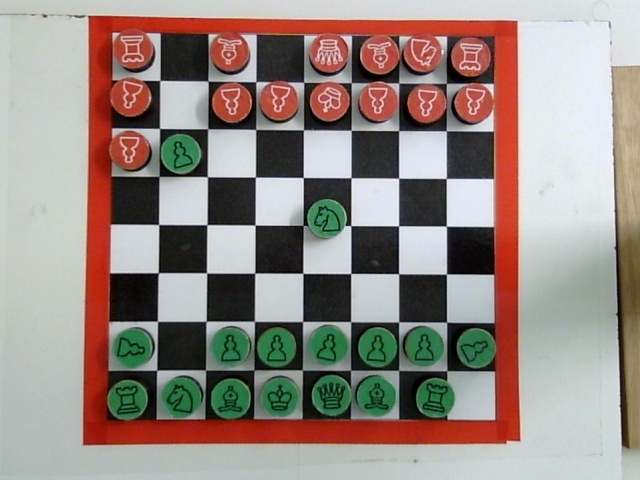
#> input picture server/after.jpg, 640 x 480 px
$ python diff.py
#> lines starting #> are read from the running program, lines starting #| are printed output that depends on the picture; after the words box and inside, x2 and y2 are one past the last pixel; in counts of white or black regions, pixels touching at a corner belong together
import cv2
import numpy as np

def detect_red_regions(image):
    # Convert to HSV color space
    hsv = cv2.cvtColor(image, cv2.COLOR_BGR2HSV)

    # Define HSV ranges for the color red (two regions in HSV)
    lower_red1 = np.array([0, 100, 100])
    upper_red1 = np.array([10, 255, 255])

    lower_red2 = np.array([160, 100, 100])
    upper_red2 = np.array([179, 255, 255])

    # Create binary masks for both red regions
    mask1 = cv2.inRange(hsv, lower_red1, upper_red1)
    mask2 = cv2.inRange(hsv, lower_red2, upper_red2)

    # Combine both masks using logical OR
    red_mask = cv2.bitwise_or(mask1, mask2)

    return red_mask

def find_largest_red_border(mask):
    # Find contours in the mask
    contours, _ = cv2.findContours(mask, cv2.RETR_EXTERNAL, cv2.CHAIN_APPROX_SIMPLE)

    largest_area = 0
    border_contour = None

    for contour in contours:
        perimeter = cv2.arcLength(contour, True)
        approx = cv2.approxPolyDP(contour, 0.02 * perimeter, True)

        # Look for 4-sided shapes (quadrilaterals)
        if len(approx) == 4:
            area = cv2.contourArea(approx)
            if area > largest_area:
                largest_area = area
                border_contour = approx

    if border_contour is None:
        raise Exception("❌ Red border not detected.")

    return border_contour

def order_points(points):
    """
    Orders 4 points in the following order:
    top-left, top-right, bottom-right, bottom-left.

    Parameters:
        points: NumPy array with shape (4, 1, 2) or (4, 2)

    Returns:
        A NumPy array of shape (4, 2) with ordered points
    """
    points = points.reshape(4, 2)

    # Sum and difference of x + y to help find corners
    sum_coords = points.sum(axis=1)
    diff_coords = np.diff(points, axis=1)

    top_left = points[np.argmin(sum_coords)]
    bottom_right = points[np.argmax(sum_coords)]
    top_right = points[np.argmin(diff_coords)]
    bottom_left = points[np.argmax(diff_coords)]

    return np.array([top_left, top_right, bottom_right, bottom_left], dtype="float32")

def warp_perspective(image, src_points, width=800, height=800):
    """
    Applies a perspective transformation to an image based on 4 source points.

    Parameters:
        image: Original BGR image
        src_points: 4 ordered corner points (top-left, top-right, bottom-right, bottom-left)
        width: Width of the output warped image
        height: Height of the output warped image

    Returns:
        The warped BGR image
    """
    dst_points = np.array([
        [0, 0],
        [width - 1, 0],
        [width - 1, height - 1],
        [0, height - 1]
    ], dtype="float32")

    # Get the perspective transformation matrix
    matrix = cv2.getPerspectiveTransform(src_points, dst_points)

    # Warp the image using the matrix
    warped = cv2.warpPerspective(image, matrix, (width, height))
    return warped


def crop_red_border(image, border_size=40):
    """
    Crops a fixed-size red border from all sides, then resizes back
    to original image size to keep dimensions unchanged.
    """
    height, width = image.shape[:2]
    cropped = image[border_size:-border_size, border_size:-border_size]
    resized = cv2.resize(cropped, (width, height), interpolation=cv2.INTER_LINEAR)
    return resized

def crop_red_border_custom(image, top=40, bottom=20, left=40, right=40):
    """
    Crops a custom border from each side, then resizes back to original size.
    """
    height, width = image.shape[:2]
    cropped = image[top:height - bottom, left:width - right]
    resized = cv2.resize(cropped, (width, height), interpolation=cv2.INTER_LINEAR)
    return resized


def preprocess_diff(gray1, gray2, blur_ksize=(9,9), threshold_val=60, morph_kernel_size=(5,5)):
    """
    Takes two grayscale images, applies Gaussian blur, computes absolute difference,
    thresholds and applies morphological opening and closing.
    Returns the binary mask.
    """
    gray1_blur = cv2.GaussianBlur(gray1, blur_ksize, 0)
    gray2_blur = cv2.GaussianBlur(gray2, blur_ksize, 0)
    diff = cv2.absdiff(gray1_blur, gray2_blur)

    _, thresh = cv2.threshold(diff, threshold_val, 255, cv2.THRESH_BINARY)
    kernel = np.ones(morph_kernel_size, np.uint8)

    thresh = cv2.morphologyEx(thresh, cv2.MORPH_OPEN, kernel)
    thresh = cv2.morphologyEx(thresh, cv2.MORPH_CLOSE, kernel)

    return thresh

def draw_contours(image_rgb, binary_mask, contour_color=(255, 0, 0), thickness=2):
    """
    Finds contours in the binary mask and draws them on a copy of the input image.
    Returns the image with contours and the list of contours.
    """
    contours, _ = cv2.findContours(binary_mask, cv2.RETR_EXTERNAL, cv2.CHAIN_APPROX_SIMPLE)
    output = image_rgb.copy()
    cv2.drawContours(output, contours, -1, contour_color, thickness)
    return output, contours

def draw_centers(image_rgb, contours, min_area=2000, center_color=(255, 0, 0), radius=15):
    """
    Filters contours by minimum area, calculates their centers,
    draws filled circles on the image at those centers.
    Returns the image with centers drawn and a list of center coordinates.
    """
    output = image_rgb.copy()
    centers = []

    for cnt in contours:
        if cv2.contourArea(cnt) < min_area:
            continue

        M = cv2.moments(cnt)
        if M['m00'] > 0:
            cx = int(M['m10'] / M['m00'])
            cy = int(M['m01'] / M['m00'])
            centers.append((cx, cy))
            cv2.circle(output, (cx, cy), radius, center_color, -1)

    return output, centers


def get_changed_squares(centers, cell_width, cell_height):
    """
    Converts center coordinates (x, y) into board grid positions (row, col)
    based on cell dimensions.

    Parameters:
        centers: List of (x, y) center coordinates
        cell_width: Width of one board cell
        cell_height: Height of one board cell

    Returns:
        List of (row, col) tuples indicating changed squares
    """
    squares = []
    for cx, cy in centers:
        col = cx // cell_width
        row = cy // cell_height
        squares.append((int(row), int(col)))

    return squares

def convert_to_chess_notation(squares):
    """
    Converts a list of (row, col) positions to standard chess notation (e.g. 'e4').

    Parameters:
        squares: List of (row, col) tuples where (0,0) is top-left of the board.

    Returns:
        List of strings in chess notation.
    """
    def to_notation(row, col):
        col_letter = chr(ord('a') + col)  # a-h
        row_number = 8 - row              # 8-1
        return f"{col_letter}{row_number}"

    return [to_notation(r, c) for r, c in squares]


def diff(before, after):
    before = cv2.rotate(before, cv2.ROTATE_180)
    after = cv2.rotate(after, cv2.ROTATE_180)

    before_rgb = cv2.cvtColor(before, cv2.COLOR_BGR2RGB)
    after_rgb = cv2.cvtColor(after, cv2.COLOR_BGR2RGB)

    red_mask_before = detect_red_regions(before)
    red_mask_after = detect_red_regions(after)

    red_border_before = find_largest_red_border(red_mask_before)
    red_border_after = find_largest_red_border(red_mask_after)

    ordered_pts_before = order_points(red_border_before)
    ordered_pts_after = order_points(red_border_after)

    warped_before = warp_perspective(before_rgb, ordered_pts_before, width=800, height=800)
    warped_after = warp_perspective(after_rgb, ordered_pts_after, width=800, height=800)

    before_cropped = crop_red_border_custom(warped_before,  29, 43, 43, 43 )
    after_cropped = crop_red_border_custom(warped_after, 29, 43, 43, 43)

    before = before_cropped[:, :, ::-1].copy()
    after = after_cropped[:, :, ::-1].copy()

    height, width = before.shape[:2]

    cell_w = width // 8
    cell_h = height // 8

    thresh = preprocess_diff(before, after)

    thresh_gray = cv2.cvtColor(thresh, cv2.COLOR_BGR2GRAY)

    _, contours = draw_contours(before, thresh_gray)
    _, centers = draw_centers(before, contours)

    changed_squares = get_changed_squares(centers, cell_w, cell_h)
    return convert_to_chess_notation(changed_squares)


if __name__ == "__main__":
    before = cv2.imread("after.jpg")
#> before is the input picture: shape (480, 640, 3); mean B, G, R 131.6, 137.8, 151
    after = cv2.imread("before.jpg")
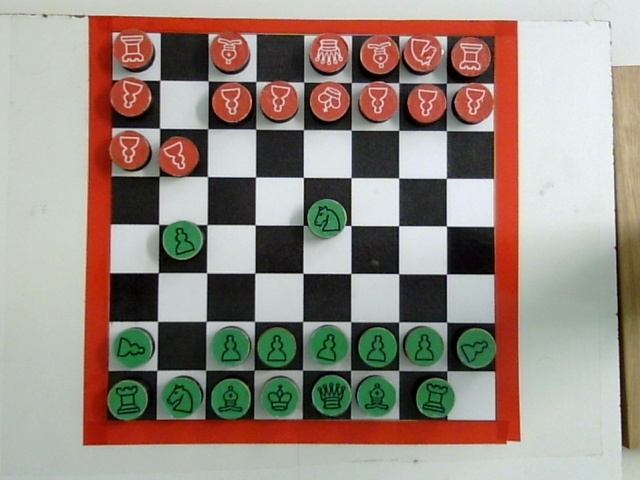
#> input picture server/before.jpg, 640 x 480 px
#> after is the input picture: shape (480, 640, 3); mean B, G, R 128.5, 138, 151.1

    print(diff(before, after))
#> in detect_red_regions, `hsv = cv2.cvtColor(image, cv2.COLOR_BGR2HSV)`: hsv: shape (480, 640, 3); mean H, S, V 65.8, 61.8, 159.7
#> in detect_red_regions, `mask1 = cv2.inRange(hsv, lower_red1, upper_red1)`:
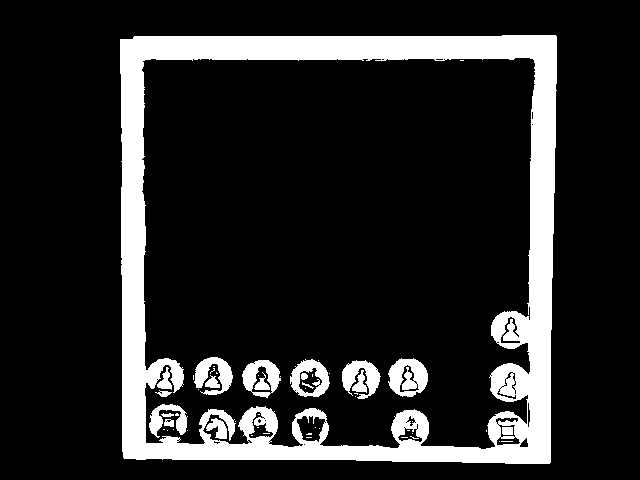
#> mask1: shape (480, 640); 15.6% white; 54 white regions (36 under 20 px), largest, box (x1, y1, x2, y2) and area: (120, 35, 557, 464) 41792, (388, 358, 428, 397) 1071, (290, 359, 330, 397) 803
#> in detect_red_regions, `mask2 = cv2.inRange(hsv, lower_red2, upper_red2)`: mask2: shape (480, 640); 0.15% white in thin lines or dots, all inside (x1, y1, x2, y2) = (142, 59, 530, 449)
#> in detect_red_regions, `red_mask = cv2.bitwise_or(mask1, mask2)`: red_mask: shape (480, 640); 15.7% white; 49 white regions (33 under 20 px), largest, box (x1, y1, x2, y2) and area: (120, 35, 557, 464) 42668, (388, 358, 428, 397) 1079, (290, 359, 330, 398) 841
#> in detect_red_regions (call 2), `hsv = cv2.cvtColor(image, cv2.COLOR_BGR2HSV)`: hsv: shape (480, 640, 3); mean H, S, V 57.7, 63.5, 159.3
#> in detect_red_regions (call 2), `mask1 = cv2.inRange(hsv, lower_red1, upper_red1)`: mask1: shape (480, 640); 16.3% white; 48 white regions (34 under 20 px), largest, box (x1, y1, x2, y2) and area: (119, 34, 557, 464) 43313, (441, 304, 482, 344) 1138, (388, 358, 428, 398) 1107
#> in detect_red_regions (call 2), `mask2 = cv2.inRange(hsv, lower_red2, upper_red2)`:
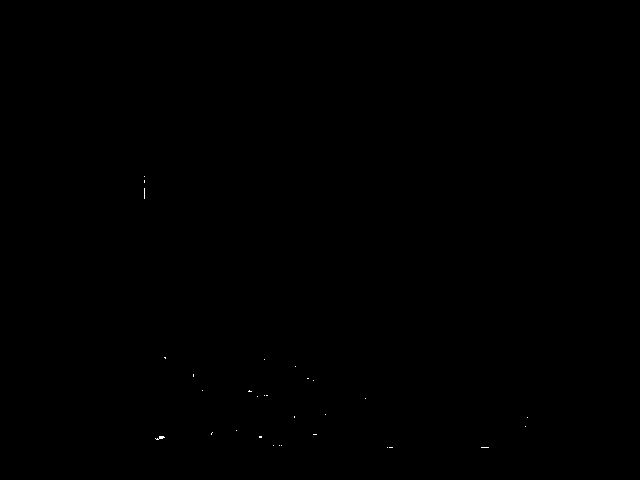
#> mask2: shape (480, 640); 0.03% white in thin lines or dots, all inside (x1, y1, x2, y2) = (144, 176, 528, 448)
#> in detect_red_regions (call 2), `red_mask = cv2.bitwise_or(mask1, mask2)`: red_mask: shape (480, 640); 16.3% white; 47 white regions (33 under 20 px)
#> in find_largest_red_border, `contours, _ = cv2.findContours(mask, cv2.RETR_EXTERNAL, cv2.CHAIN_APPR..`: contours = 1 contour; box (x1, y1, x2, y2) and area: (120, 35, 557, 464) 182772
#> the loop in find_largest_red_border, `for contour in contours:` made 1 pass
#> (perimeter, area, largest_area, border_contour) on pass 1: (1722.9, 182100.5, 182100.5, [[556, 36], [120, 39], [123, 457], [549, 463]])
#> after the loop in find_largest_red_border, `for contour in contours:`: largest_area = 182100.5
#> in diff, `red_border_before = find_largest_red_border(red_mask_before)`: red_border_before = [[556, 36], [120, 39], [123, 457], [549, 463]]
#> in find_largest_red_border (call 2), `contours, _ = cv2.findContours(mask, cv2.RETR_EXTERNAL, cv2.CHAIN_APPR..`: contours = 1 contour; box (x1, y1, x2, y2) and area: (119, 34, 557, 464) 183023
#> the loop in find_largest_red_border (call 2), `for contour in contours:` made 1 pass
#> (perimeter, area, largest_area, border_contour) on pass 1: (1734.5, 182315, 182315, [[556, 36], [120, 39], [123, 458], [549, 463]])
#> in diff, `red_border_after = find_largest_red_border(red_mask_after)`: red_border_after = [[556, 36], [120, 39], [123, 458], [549, 463]]
#> in order_points, `points = points.reshape(4, 2)`: points = [[556, 36], [120, 39], [123, 457], [549, 463]]
#> in order_points, `sum_coords = points.sum(axis=1)`: sum_coords = [592, 159, 580, 1012]
#> in order_points, `diff_coords = np.diff(points, axis=1)`: diff_coords = [-520, -81, 334, -86]
#> in order_points, `top_left = points[np.argmin(sum_coords)]`: top_left = [120, 39]
#> in order_points, `bottom_right = points[np.argmax(sum_coords)]`: bottom_right = [549, 463]
#> in order_points, `top_right = points[np.argmin(diff_coords)]`: top_right = [556, 36]
#> in order_points, `bottom_left = points[np.argmax(diff_coords)]`: bottom_left = [123, 457]
#> in diff, `ordered_pts_before = order_points(red_border_before)`: ordered_pts_before = [[120, 39], [556, 36], [549, 463], [123, 457]]
#> in diff, `ordered_pts_after = order_points(red_border_after)`: ordered_pts_after = [[120, 39], [556, 36], [549, 463], [123, 458]]
#> in warp_perspective, `matrix = cv2.getPerspectiveTransform(src_points, dst_points)`: matrix = [[1.88, -0.0135, -225], [0.0129, 1.88, -74.69], [5e-05, -5.46e-05, 1]]
#> in warp_perspective, `warped = cv2.warpPerspective(image, matrix, (width, height))`:
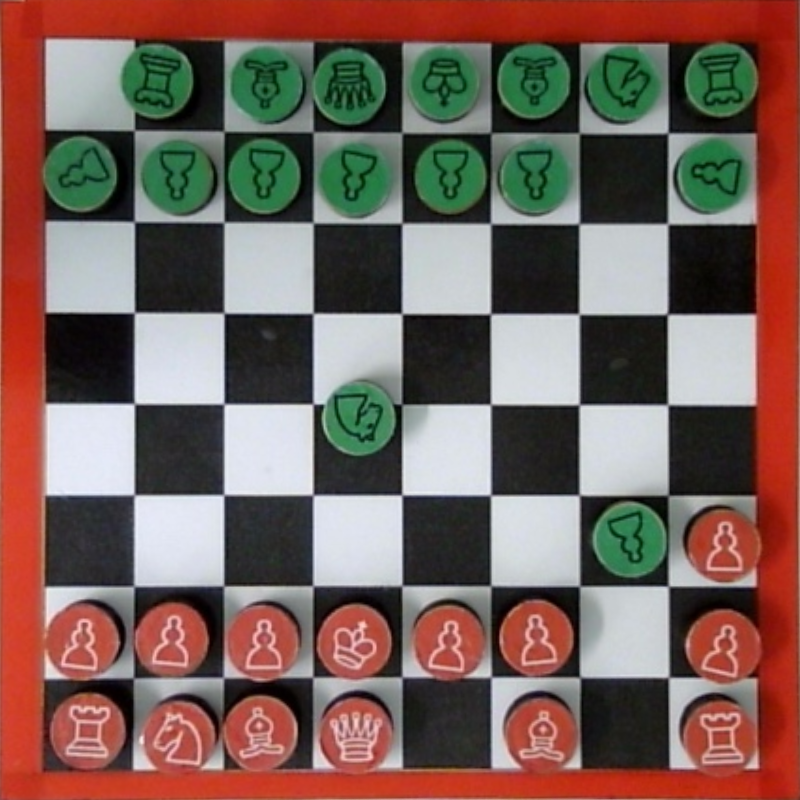
#> warped: shape (800, 800, 3); mean R, G, B 120.9, 96.9, 89.7
#> in preprocess_diff, `_, thresh = cv2.threshold(diff, threshold_val, 255, cv2.THRESH_BINARY)`:
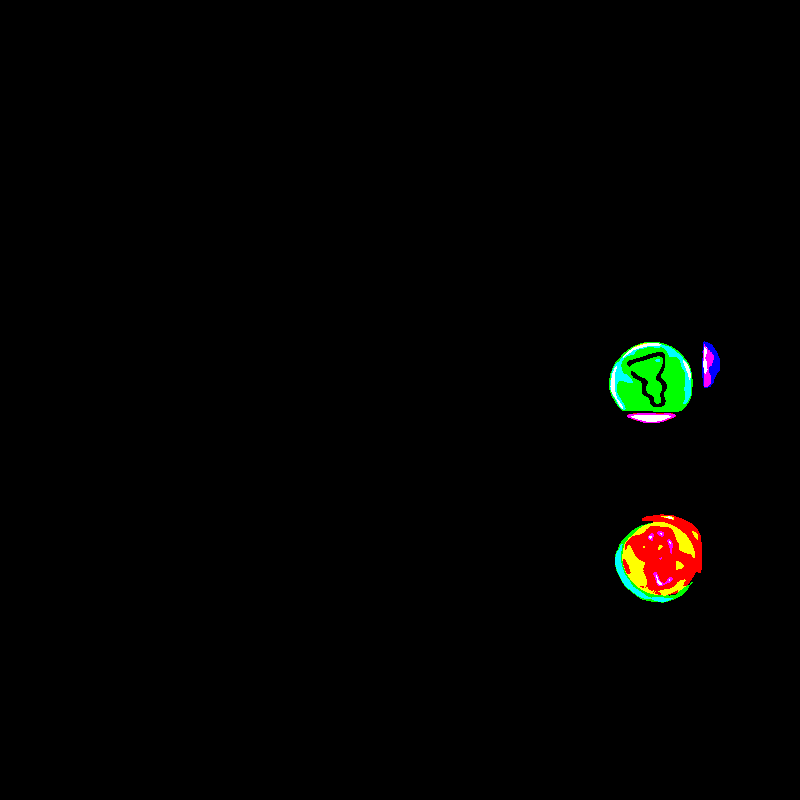
#> thresh: shape (800, 800, 3); mean B, G, R 1.1, 2.7, 2.4
#> in draw_contours, `contours, _ = cv2.findContours(binary_mask, cv2.RETR_EXTERNAL, cv2.CHA..`: contours = 3 contours; box (x1, y1, x2, y2) and area: (615, 515, 702, 602) 5638, (609, 342, 693, 423) 5130, (702, 342, 720, 387) 571
#> in draw_contours, `cv2.drawContours(output, contours, -1, contour_color, thickness)`:
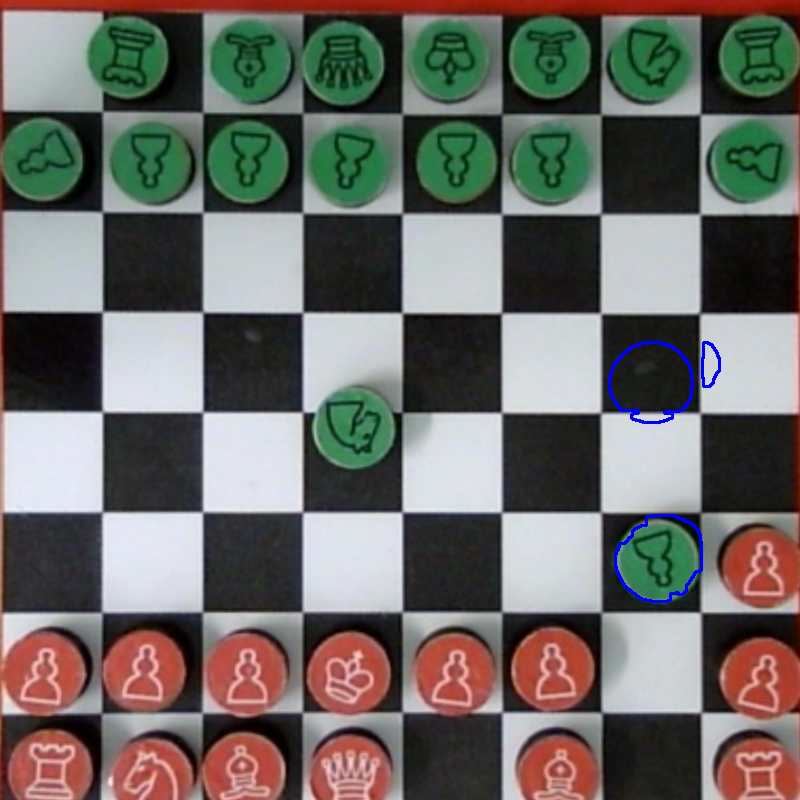
#> output: shape (800, 800, 3); mean B, G, R 102.6, 106.7, 108.7
#> the loop in draw_centers, `for cnt in contours:` made 3 passes
#> (cx, cy) on passes 1, 3: (659, 557), (651, 381)
#> after the loop in draw_centers, `for cnt in contours:`:
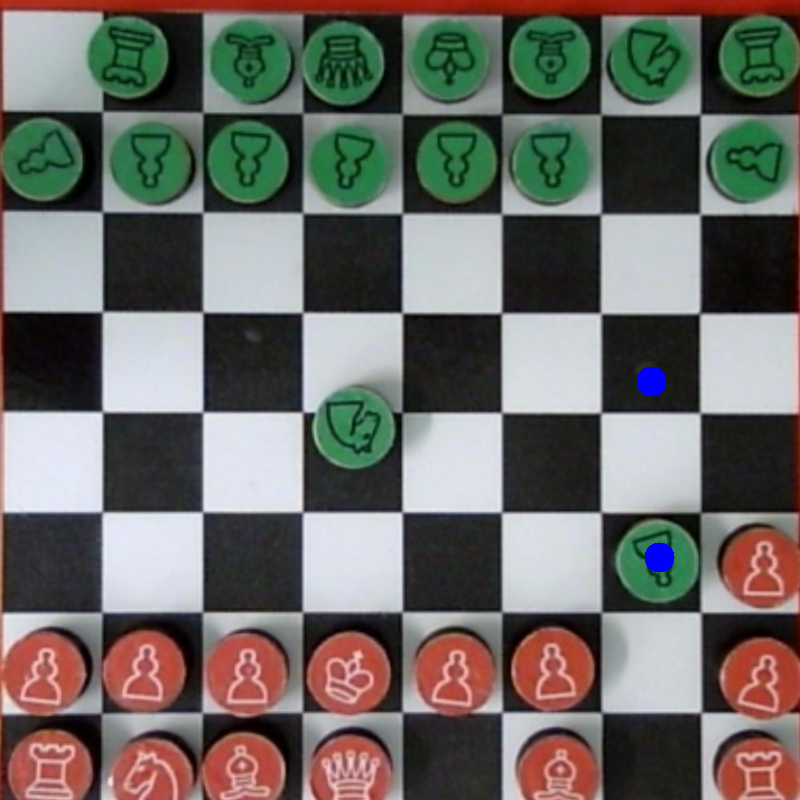
#> output: shape (800, 800, 3); mean B, G, R 102.5, 106.9, 108.9
#> after the loop in draw_centers, `for cnt in contours:`: centers = [(659, 557), (651, 381)]
#> the loop in get_changed_squares, `for cx, cy in centers:` made 2 passes
#> (cx, cy, col, row) on passes 1 to 2: (659, 557, 6, 5), (651, 381, 6, 3)
#> after the loop in get_changed_squares, `for cx, cy in centers:`: squares = [(5, 6), (3, 6)]
#| ['g3', 'g5']
